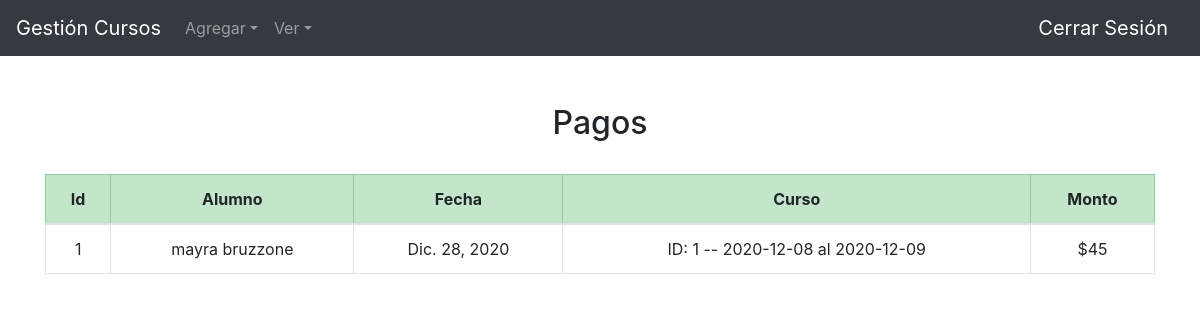
The page /gestion/pagos/ on the database its author committed.
### gestion/models.py (models this page shows, shortened)
class Pago(models.Model):
    alumno = models.ForeignKey(Alumno, on_delete=models.CASCADE, related_name='nombre_instructor')
    fecha = models.DateField(auto_now_add=False, auto_now=False, blank=False)
    monto = models.IntegerField()
    curso = models.ForeignKey(Curso, on_delete=models.CASCADE, related_name='pago_curso')

class Alumno(models.Model):
    nombre = models.CharField(max_length=32)
    apellido = models.CharField(max_length=32)
    fecha_nac = models.DateField(auto_now_add=False, auto_now= False)
    edad = models.IntegerField()
    direccion = models.CharField(max_length=64)
    observaciones = models.CharField(max_length=512, blank=True)
    curso = models.ManyToManyField(Curso)
    def __str__(self):
        return f'{self.nombre} {self.apellido}'

class Curso(models.Model):
    fecha_inicio = models.DateField(auto_now_add=False, auto_now=False)
    fecha_finalizacion = models.DateField(auto_now_add=False, auto_now=False)
    contenido = models.TextField(blank=True)
    descripcion = models.TextField(blank=True)
    def __str__(self):
        return f'ID: {self.id} -- {self.fecha_inicio} al {self.fecha_finalizacion}'

### gestion/views.py (the view)
# urls.py: path('pagos/', views.ver_pagos, name='ver_pagos'),
def ver_pagos(request):
    if len(Pago.objects.all()) > 0:
        data = Pago.objects.all()
    else:
        data = None
    return render(request, 'gestion/ver_pagos.html',{
        'data': data,
        })

### gestion/templates/gestion/ver_pagos.html (shortened to what this page needs)
{% extends "gestion/new_layout.html" %}
{% block body %}
<br>
{% if data %}
    <h2><center>Pagos</center></h2>
    <br>
    <div class="table-responsive">
        <table class="table table-hover table-bordered">
            <thead>
                <tr class="table-success">
                    <th scope="col"><center>Id</center></th>
                    <th scope="col"><center>Alumno</center></th>
                    <th scope="col"><center>Fecha</center></th>
                    <th scope="col"><center>Curso</center></th>
                    <th scope="col"><center>Monto</center></th>
                </tr>
            </thead>
            <tbody>
            {% for pago in data %}
                <tr>
                    <td><center>{{pago.id}}</center></td>
                    <td><center>{{pago.alumno}}</center></td>
                    <td><center>{{pago.fecha}}</center></td>
                    <td><center>{{pago.curso}}</center></td>
                    <td><center>${{pago.monto}}</center></td>
                </tr>
            {% endfor %}
            </tbody>
        </table>
    </div>
{% else %}
    <h2><center>No hay Pagos registrados</center></h2>
    <br>
{% endif %}
{% endblock %}

### rows shown on the page
Pago: id "1", alumno "mayra bruzzone", fecha "Dic. 28, 2020", curso "ID: 1 -- 2020-12-08 al 2020-12-09", monto "45"
